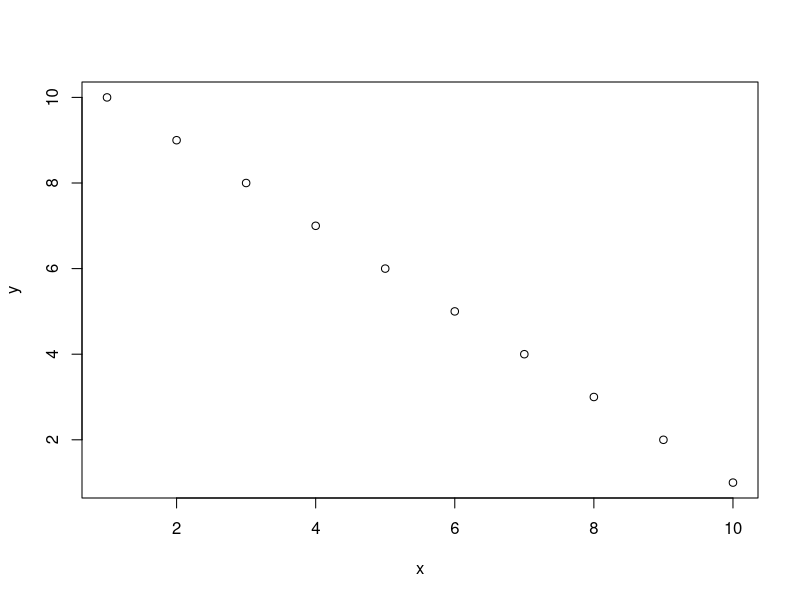
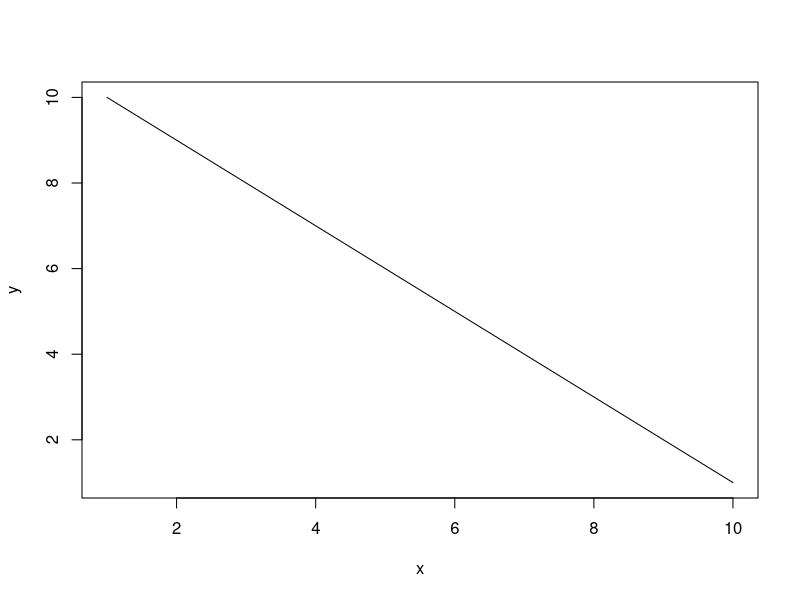
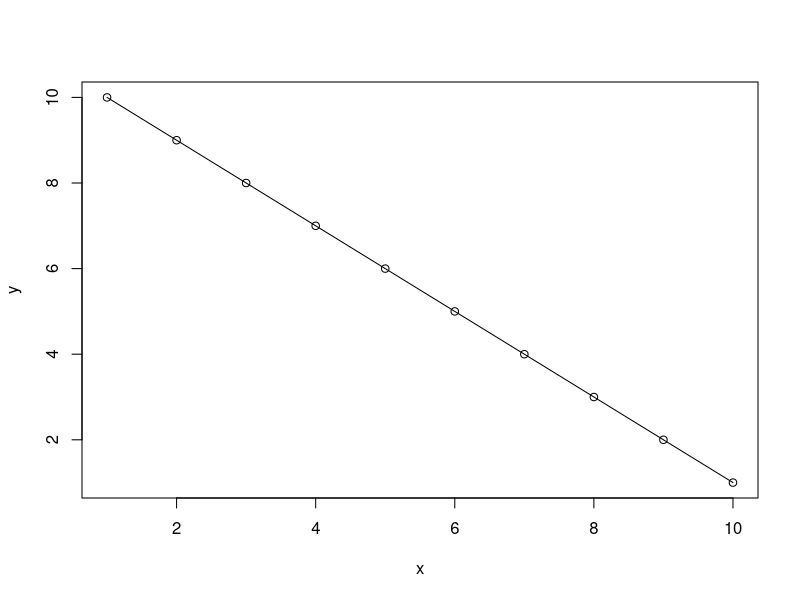
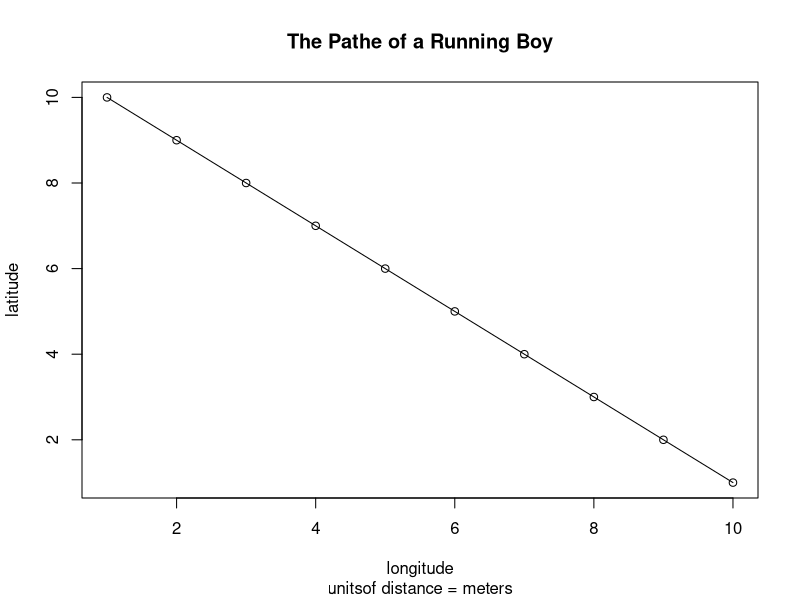
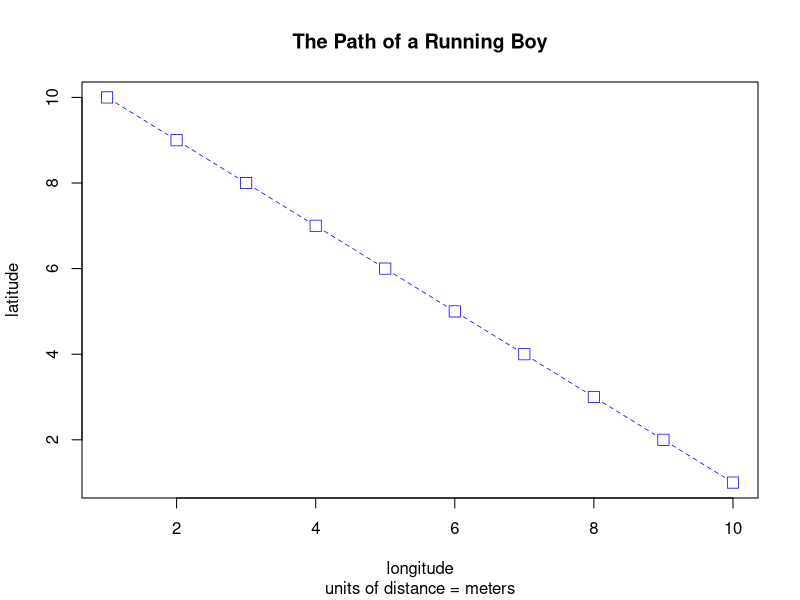

The R source for these figures, in order:
setwd("C:/Users/alexw/OneDrive/Desktop/Wicked Problems")
x <- 1:10
y <- 10:1
ls()
x
y
plot(x,y)
plot(x,y, type ="l")
plot(x,y, type ="o")
plot(x,y, type="o",main = "The Pathe of a Running Boy",sub ="unitsof distance = meters",xlab = "longitude", ylab = "latitude")
plot(x, y, type = "b", main = "The Path of a Running Boy", sub = "units of distance = meters", xlab = "longitude", ylab = "latitude",lty = 2,lwd = .75, col = "blue",pch = 0,cex = 1.5)